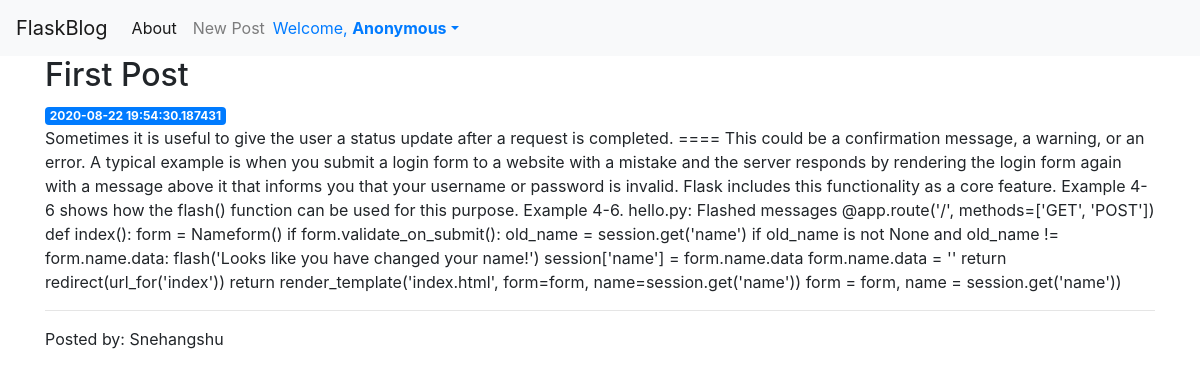
Page /3 on the committed database.
### app.py (models this page shows, shortened)
class Posts(db.Model):
    id = db.Column(db.Integer, primary_key = True)
    created = db.Column(db.TIMESTAMP, index = True, unique = False, default=datetime.datetime.now())
    title = db.Column(db.String(50), index = True, unique = False)
    content = db.Column(db.String(500), index = False, unique = False)
    user_id = db.Column(db.Integer, db.ForeignKey('user.user_id'))
    def get_post(post_id):
        post = Posts.query.get(post_id)
        if post is None:
            abort(404)
        return post

class User(UserMixin, db.Model):
    user_id = db.Column(db.Integer, primary_key=True)
    username = db.Column(db.String(64), index=True, unique=True)
    email = db.Column(db.String(120), index=True, unique=True)
    password = db.Column(db.String(128))
    authenticated = db.Column(db.Boolean, default=False)
    posts = db.relationship('Posts', backref='user', lazy='dynamic')

### app.py (the view)
@app.route('/<int:post_id>')
def post(post_id):
    post = Posts.get_post(post_id)
    postedby = User.query.get(post.user_id)
    return render_template('post.html', post=post, postedby_name=postedby.username)

### templates/post.html
{% extends 'base.html' %}
{% block content %}
    <h2>{% block title %} {{ post.title }} {% endblock %}</h2>
    <span class="badge badge-primary">{{ post.created }}</span>
    <p>{{ post.content }}</p>
    <hr>
    <p>Posted by: {{ postedby_name }}</p>
{% endblock %}

### rows in the picture
Posts: title "First Post", created "2020-08-22 19:54:30.187431", content "Sometimes it is useful to give the user a status update after a request is completed. ==== This could be a confirmation message, a warning, or an error. A typical example is when you submit a login form to a website with a mistake and the server responds by rendering the login form again with a message above it that informs you that your username or password is invalid. Flask includes this functionality as a core feature. Example 4-6 shows how the flash() function can be used for this purpose. Example 4-6. hello.py: Flashed messages @app.route('/', methods=['GET', 'POST']) def index(): form = Nameform() if form.validate_on_submit(): old_name = session.get('name') if old_name is not None and…"
User: username "Snehangshu"
